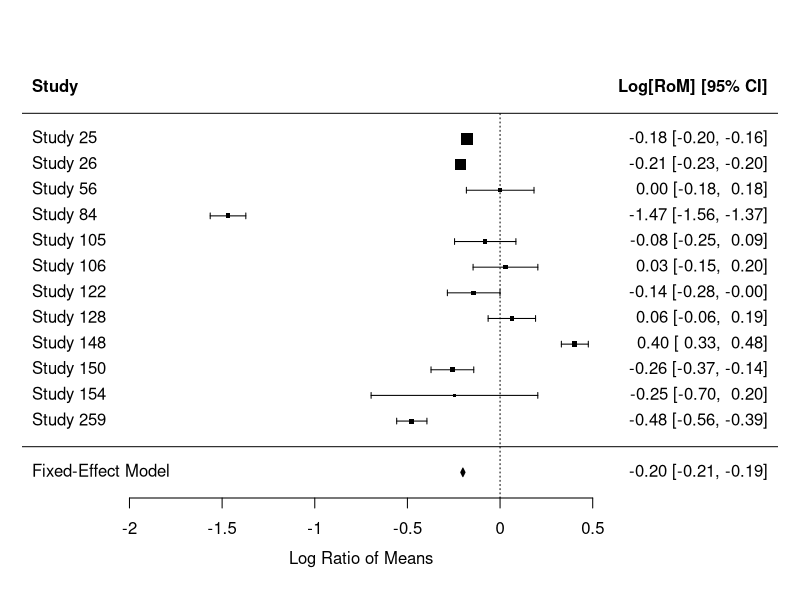
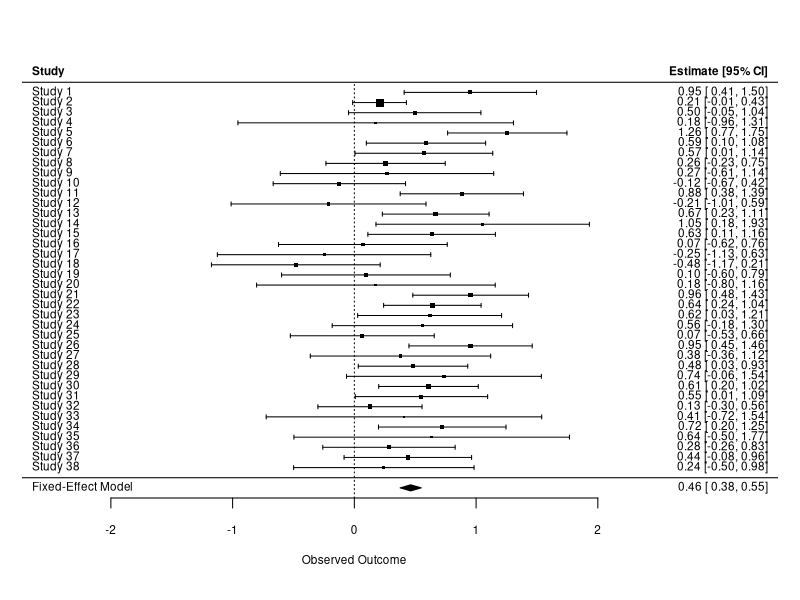
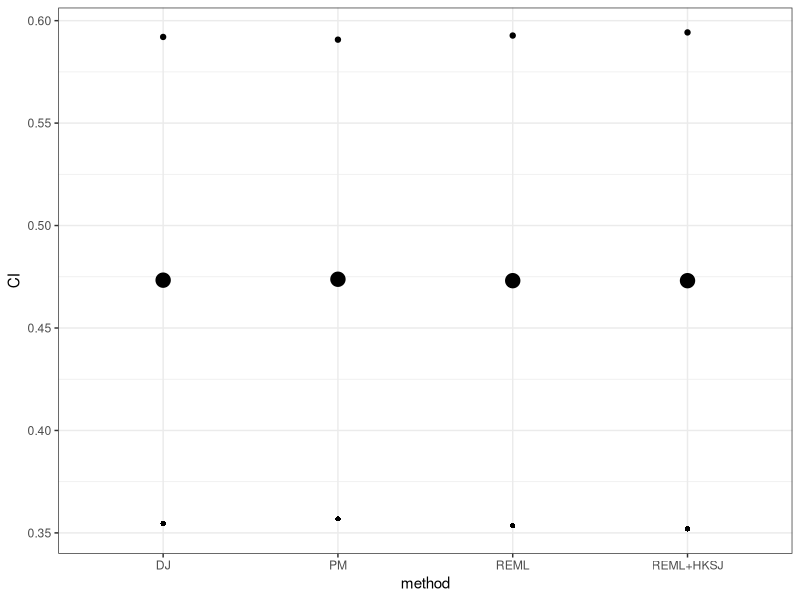
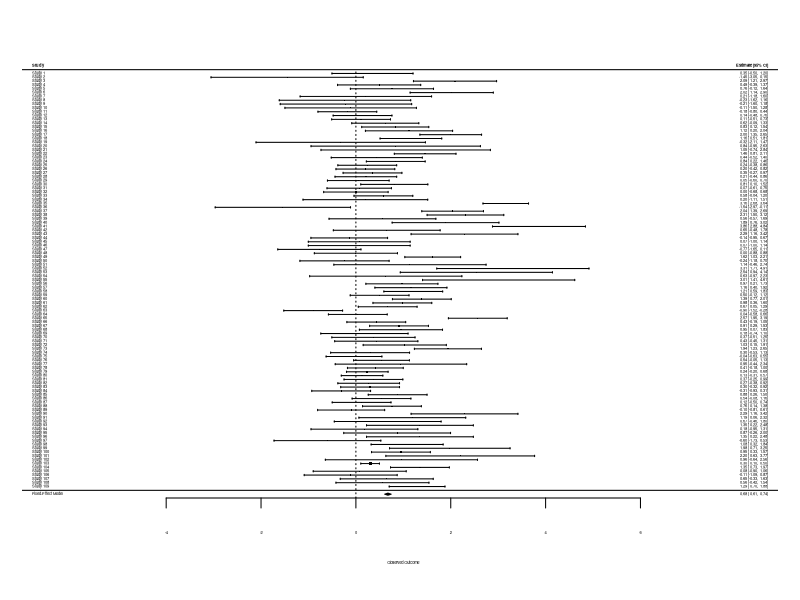

The R source for these figures, in order: (Note: this script raises an error after producing the figures.)
library(metafor)
library(ggplot2)
valkama<-read.csv("Data/Valkama2008.csv")
names(valkama)
dat <- escalc(measure="ROM", m1i=Mean_treat, sd1i=SD_treat,
              n1i=N_treat, m2i=Mean_control, sd2i=SD_control, n2i=N_control,
              data=valkama, append=TRUE)
names(dat)

valkama_r1<-rma(yi,vi, data=dat,
                subset=(Variable.2=="stem height")
                &(Species.2=="reed"),method="FE")
forest(valkama_r1)
summary(valkama_r1)


valkama_r2<-rma(yi,vi, data=dat, subset=(Variable.2=="stem height")
                 &(Species.2=="reed"),method="REML")
summary(valkama_r2)

###


#Practical 1
#Dataset 1
LK<-read.csv("Data/Leimu_Koricheva2006.csv")
LK[1:5,]

#1.1.2 Perform  fixed effects meta-analysis of the data. Produce forest plot. 
LK_F<-rma(yi=LK$z,vi=LK$variance, method="FE")
summary(LK_F)
forest(LK_F)

#1.1.3	Is the fixed effects model appropriate?
#No.
#1.1.4 Perform random effects meta-analysis using REML. What are your conclusions? 
LK_R<-rma(yi=LK$z,vi=LK$variance, method="REML")
summary.rma(LK_R)

#1.1.5 Compare the width of confidence intervals for the combined effect for the fixed- and random-effects meta-analysis. Why does the width differ?
#Fixed
#estimate      se     zval    pval   ci.lb   ci.ub 
#0.4628  0.0444  10.4192  <.0001  0.3758  0.5499  *** 
#Random
#estimate      se    zval    pval   ci.lb   ci.ub 
#0.4731  0.0610  7.7507  <.0001  0.3535  0.5927  *** 
    
#Wider for randome because of added variance (tau, interstudy variability).  
    
#1.1.6  Try out different estimators of the τ2 such as DL, REML, PM and compare the results. 
#Also compare standard results to those using HKSJ method (use test=”knha”).

LK_R1<-rma(yi=LK$z,vi=LK$variance, method="REML")
LK_R2<-rma(yi=LK$z,vi=LK$variance, method="REML", test="knha")
LK_R3<-rma(yi=LK$z,vi=LK$variance, method="PM")
LK_R4<-rma(yi=LK$z,vi=LK$variance, method="DL")

results<-data.frame(method=c("REML","REML+HKSJ","PM","DJ"))
for (i in 1:4){
    LK<-get(paste0("LK_R",i))
    results$estimate[i]<-LK[[1]]
    results$Pvalue[i]<-LK[[5]]
    results$CI_lb[i]<-LK[[6]]
    results$CI_ub[i]<-LK[[7]]
}

library(ggplot2)
ggplot()+
    geom_point(data=results, aes(x=method, y=estimate, size=1.25))+
    geom_point(data=results, aes(x=method, y=CI_lb, shape='-'))+
    geom_point(data=results, aes(x=method, y=CI_ub))+
    ylab("CI")+theme_bw()+
    theme(legend.position = "none")
    
#dataset 2
#1.2.1 Read the data. Print 5 first rows.
batary<-read.csv("Data/Batary1.csv")
batary[1:5,]
#1.2.2 Perform  fixed-effects meta-analysis of the data. Produce forest plot. 
B_F<-rma(yi=d,vi=Var_d,dat=batary, method="FE")
summary.rma(B_F)
forest(B_F)

#1.2.3	Is the fixed effects model appropriate?
 #no   
#1.2.4 Perform random-effects meta-analysis using REML. What are your conclusions? 
B_R<-rma(yi= d,vi=Var_d,dat=batary,  method="REML")
summary.rma(B_R)

#1.2.5	Repeat the MA separately for each habitat. What are your conclusions?
levels(batary$Habitat)

#1. Cropland
B_R1<-rma(yi=d,vi=Var_d, dat=batary, subset=(Habitat=="Cropland"),method="REML")
summary(B_R1)
#estimate      se    zval    pval   ci.lb   ci.ub 
#0.7901  0.1464  5.3953  <.0001  0.5031  1.0771  *** 
    
#2, Grassland 
B_R2<-rma(yi=d,vi=Var_d, dat=batary[batary$Habitat=="Grassland",],method="REML")
summary(B_R2)
#estimate      se    zval    pval   ci.lb   ci.ub 
#0.6755  0.0920  7.3413  <.0001  0.4951  0.8558  *** 
    
#1.2.6	Repeat the MA for each combination of habitat by landscape. What are your conclusions? Do they agree with the published results?
B_R21<-rma(yi=d,vi=Var_d, dat= batary, subset=(landscape_n==1)&(habitat_n==2), method="REML")
summary(B_R21)

#Repeat for each combination of landscape and habitat. Write down the answers.
habitats<-levels(batary$Habitat)
lands<-levels(batary$Landscape)
results2<-data.frame(expand.grid(habitats,lands))
colnames(results2)<-c("Habitat","Landscape")
for (i in 1:2){
    for (k in 1:2){
        BR<-rma(yi=d,vi=Var_d, dat= batary, subset=(Landscape==lands[i])&(Habitat==habitats[k]), method="REML")
        results2$estimate[results2$Habitat==habitats[k]&results2$Landscape==lands[i]]<-BR[[1]]
        results2$Pvalue[results2$Habitat==habitats[k]&results2$Landscape==lands[i]]<-BR[[5]]
        results2$CI_lb [results2$Habitat==habitats[k]&results2$Landscape==lands[i]]<-BR[[6]]
        results2$CI_ub [results2$Habitat==habitats[k]&results2$Landscape==lands[i]]<-BR[[7]]
    }
}
        
results2
#    Habitat Landscape  estimate       Pvalue      CI_lb     CI_ub
#1  Cropland   Complex 0.2337893 4.291912e-01 -0.3458112 0.8133897
#2 Grassland   Complex 0.7603099 8.563479e-09  0.5014622 1.0191577
#3  Cropland    Simple 0.9498882 9.606226e-09  0.6254030 1.2743734
#4 Grassland    Simple 0.5283512 2.363769e-06  0.3089338 0.7477686

#1.2.7  Compare previous  results to those using HKSJ method (use test=”knha”).







#Dataset 3
#1.3.1 Enter the data and print the names of the variables. 
#Use escalc procedure in metafor to calculate lnOR and its variance. 
#Check the direction of the obtained lnOR.

hyatt<-read.csv("Data/Hyatt2003.csv")
colnames(hyatt)
dat <- escalc(measure="OR", bi= Near.total-Near.surv, di= Far.total-Far.surv, ai= Near.surv, ci= Far.surv,data=hyatt, append=TRUE )

#This is lnOR of survival, near to far, i.e. negative values mean lower probability of survival near the parents.

#1.3.2 Perform meta-analysis of the full data-set. Which model (random- or fixed-effects) should be used? What are your conclusions?
hyatt_r<-rma(yi,vi, dat=dat, method="REML")
summary(hyatt_r)
#Random since high heterogeneity of data

#1.3.3 Perform subset analysis by environment and by life stage separately. What are your conclusions?
hyatt_r1<-rma(yi,vi, dat=dat, subset=(Stage==2), method="REML")
summary(hyatt_r1)

unique(hyatt$Stage)
hyatt_r1<-rma(yi,vi, dat=dat, subset=(Stage==1), method="REML")
hyatt_r2<-rma(yi,vi, dat=dat, subset=(Stage==2), method="REML")

results3<-data.frame(Stage=1:2)
for (i in 1:2){
    hy<-rma(yi,vi, dat=dat, subset=(Stage==i), method="REML")
    results3$estimate[i]<-hy[[1]]
    results3$Pvalue[i]<-hy[[5]]
    results3$CI_lb [i]<-hy[[6]]
    results3$CI_ub [i]<-hy[[7]]
}

results3
#  Stage     estimate       Pvalue      CI_lb      CI_ub
#1     1  0.009385499 0.9553115883 -0.3188786  0.3376496
#2     2 -0.657591815 0.0008636024 -1.0444543 -0.2707293

#At Stage 2, the chance of survival is significantly small near parents

#Dataset4
#1.4.1 Enter the data and print the names of the variables. 
valkama<-read.csv("Data/Valkama2008.csv")
names(valkama)
#Use procedure escalc in metaphor to calculate the log Response Ratio and its variance.
dat<-escalc(measure="ROM", m1i=Mean_treat, sd1i=SD_treat, n1i=N_treat, m2i=Mean_control, sd2i=SD_control, n2i=N_control, data=valkama, append =T)
    
#1.4.2 Perform meta-analysis of the stem height of re-growing reed. 
#Use variables Species.2 and Variable.2 to select reed as the species and stem height as the response. 
#Which model (random- or fixed-effects) should be used?  Produce the forest plot. What are your conclusions?
 
vl<-rma(yi, vi, data=dat[dat$Species.2=="reed"&dat$Variable.2=="stem height",], method="REML" )
#valkama_r1<-rma(yi,vi, data=dat, subset=(Variable.2=="stem height") &(Species.2=="reed"),method="REML")
forest(vl)
summary(vl)

#1.4.3 Try out different estimators of the τ2 such as DL, REML, PM and compare the results. Also compare standard results to those using HKSJ method (use test=”knha”).

valkama_r2<-rma(yi,vi, data=dat, subset=(Variable.2=="stem height") &(Species.2=="reed"),method="PM",test="knha")
summary(valkama_r2)


vl_R1<-rma(yi,vi,data=dat[dat$Species.2=="reed"&dat$Variable.2=="stem height",], method="REML")
vl_R2<-rma(yi,vi,data=dat[dat$Species.2=="reed"&dat$Variable.2=="stem height",], method="REML", test="knha")
vl_R3<-rma(yi,vi,data=dat[dat$Species.2=="reed"&dat$Variable.2=="stem height",], method="PM")
vl_R4<-rma(yi,vi,data=dat[dat$Species.2=="reed"&dat$Variable.2=="stem height",], method="DL")

results4<-data.frame(method=c("REML","REML+HKSJ","PM","DJ"))
for (i in 1:4){
    re<-get(paste0("vl_R",i))
    results4$estimate[i]<-re[[1]]
    results4$Pvalue[i]<-re[[5]]
    results4$CI_lb[i]<-re[[6]]
    results4$CI_ub[i]<-re[[7]]
}

ggplot()+
    geom_point(data=results4, aes(x=method, y=estimate, size=0.95))+
    geom_point(data=results4, aes(x=method, y=CI_lb, size=0.9))+
    geom_point(data=results4, aes(x=method, y=CI_ub, size=0.9))+
    ylab("CI")+theme_bw()+
    theme(legend.position = "none")


#1.4.4 Repeat the analysis for all non-reed species.

valkama_r2<-rma(yi,vi, data=dat, subset=(Variable.2=="stem height") &(Species.2!="reed"),method="REML")
summary(valkama_r2)

#1.4.5 Back-transform log Response Ratio r for stem height of reed by using (Exp(r)-1)*100% to express the results as the percentage change from unmanaged sites.

c((exp(vl_R1$b)-1)*100,(exp(vl_R1$ci.lb)-1)*100, (exp(vl_R1$ci.ub)-1)*100)
#[1] -19.315961 -37.822489   4.698853
#-19% reduction in stem height


#1.4.6  Perform subset analyses by the types of reed management (select first burning and then harvesting in Management.1). 
#What are your conclusions?

levels(valkama$Management.1)
valkama_m1<-rma(yi,vi, data=dat, subset=(Variable.2=="stem height")&(Species.2=="reed")&(Management.1=="harvesting"),method="REML", test="knha")
summary(valkama_m1)
valkama_m2<-rma(yi,vi, data=dat, subset=(Variable.2=="stem height")&(Species.2=="reed")&(Management.1=="burning"),method="REML", test="knha")
summary(valkama_m2)

#neither are signifincat at alpha=0.05, but burning is better managmenet as marginally significant. 
